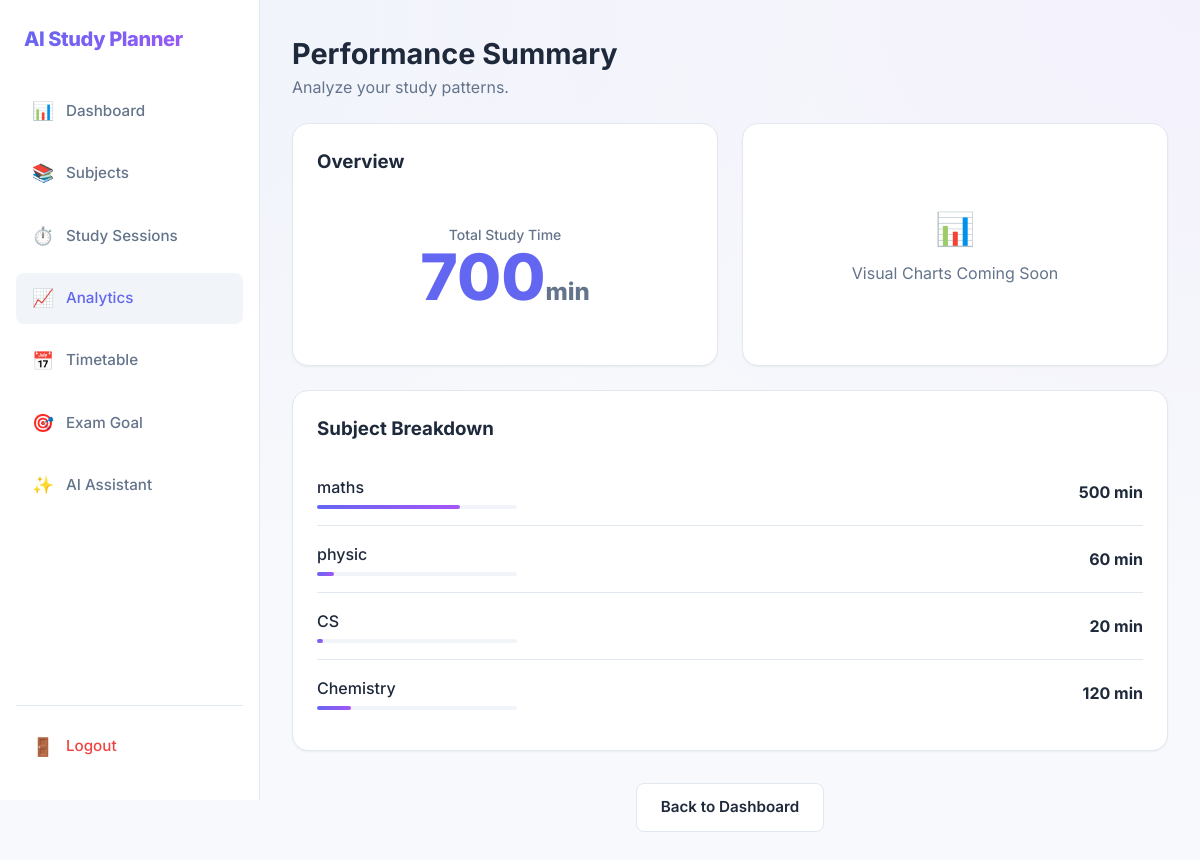
Screenshot of /summary (signed in) with the database file from the repository.
### models/subject.py (models this page shows)
class Subject(db.Model):
    id = db.Column(db.Integer, primary_key=True)
    user_id = db.Column(db.Integer, db.ForeignKey('user.id'))
    name = db.Column(db.String(100), nullable=False)
    difficulty = db.Column(db.String(20), nullable=False)

### models/session.py (models this page shows)
class StudySession(db.Model):
    id = db.Column(db.Integer, primary_key=True)
    user_id = db.Column(db.Integer, db.ForeignKey('user.id'))
    subject_id = db.Column(db.Integer, db.ForeignKey('subject.id'), nullable=False)
    duration = db.Column(db.Integer, nullable=False)
    date = db.Column(db.Date, default=date.today, nullable=False)

### app.py (the view)
@app.route("/summary")
@login_required
def summary():
    user_id = session["user_id"]
    subjects = Subject.query.filter_by(user_id=user_id).all()
    sessions = StudySession.query.filter_by(user_id=user_id).all()
    detailed_sessions = []
    subject_breakdown = {}
    for s in sessions:
        subject = Subject.query.get(s.subject_id)
        name = subject.name if subject else "Unknown"
        detailed_sessions.append({
            "subject_name": name,
            "duration": s.duration
        })
        if name in subject_breakdown:
            subject_breakdown[name] += s.duration
        else:
            subject_breakdown[name] = s.duration
    total_time = sum(s.duration for s in sessions)
    return render_template(
        "summary.html",
        subjects=subjects,
        sessions=detailed_sessions,
        total_minutes=total_time,
        subject_breakdown=subject_breakdown
    )

### app.py (called while the page is built)
def login_required(f):
    @wraps(f)
    def wrapper(*args, **kwargs):
        if "user_id" not in session:
            return redirect(url_for("login"))
        return f(*args, **kwargs)
    return wrapper

### templates/summary.html (shortened to what this page needs)
<!DOCTYPE html>
<html lang="en">
<head>
  <link rel="stylesheet" href="{{ url_for('static', filename='saas-theme.css') }}">
</head>
<body>
  <div class="layout-container">
    <aside class="sidebar">
      <div style="padding: 0 var(--sp-2) var(--sp-8);">
        <h2 class="logo-text" style="font-size: 1.25rem;">AI Study Planner</h2>
      </div>
      <nav class="flex-col flex gap-2">
        <a href="{{ url_for('dashboard') }}" class="nav-item">
          <span class="nav-icon">📊</span> Dashboard
        </a>
        <a href="{{ url_for('subject_page') }}" class="nav-item">
          <span class="nav-icon">📚</span> Subjects
        </a>
        <a href="{{ url_for('session_page') }}" class="nav-item">
          <span class="nav-icon">⏱️</span> Study Sessions
        </a>
        <a href="{{ url_for('summary') }}" class="nav-item active">
          <span class="nav-icon">📈</span> Analytics
        </a>
        <a href="{{ url_for('timetable') }}" class="nav-item">
          <span class="nav-icon">📅</span> Timetable
        </a>
        <a href="{{ url_for('set_goal') }}" class="nav-item">
          <span class="nav-icon">🎯</span> Exam Goal
        </a>
        <a href="{{ url_for('assistant') }}" class="nav-item"><span class="nav-icon">✨</span> AI Assistant</a>
      </nav>
      <div style="margin-top: auto; padding-top: var(--sp-4); border-top: 1px solid var(--border-light);">
        <a href="{{ url_for('logout') }}" class="nav-item" style="color: #ef4444;">
          <span class="nav-icon">🚪</span> Logout
        </a>
      </div>
    </aside>
    <main class="main-content">
      <header class="section-header">
        <div>
          <h1 style="font-size: 1.8rem; font-weight: 700;">Performance Summary</h1>
          <p class="text-muted">Analyze your study patterns.</p>
        </div>
      </header>
      <div style="display: grid; grid-template-columns: 1fr 1fr; gap: var(--sp-6);">
        <div class="summary-card">
          <h3 class="font-bold" style="margin-bottom: var(--sp-4);">Overview</h3>
          <div style="text-align: center; padding: 2rem 0;">
            <div class="text-muted text-sm font-medium uppercase tracking-wider">Total Study Time</div>
            <div style="font-size: 4rem; font-weight: 800; color: var(--primary-color); line-height: 1;">
              {{ total_minutes }}<span style="font-size: 1.5rem; color: var(--text-muted);">min</span>
            </div>
          </div>
        </div>
        <div class="summary-card glass-card"
          style="display: flex; align-items: center; justify-content: center; min-height: 200px;">
          <div class="text-center text-muted">
            <span style="font-size: 2rem; display: block; margin-bottom: 0.5rem;">📊</span>
            <p>Visual Charts Coming Soon</p>
          </div>
        </div>
        <div class="summary-card" style="grid-column: span 2;">
          <h3 class="font-bold" style="margin-bottom: var(--sp-4);">Subject Breakdown</h3>
          {% for subject, minutes in subject_breakdown.items() %}
          <div class="subject-breakdown-item">
            <div>
              <div class="font-medium">{{ subject }}</div>
              <div style="width: 200px; height: 4px; background: #f1f5f9; border-radius: 4px; margin-top: 6px;">
                <div
                  style="height: 100%; width: {{ (minutes / total_minutes * 100) if total_minutes > 0 else 0 }}%; background: var(--primary-gradient); border-radius: 4px;">
                </div>
              </div>
            </div>
            <div class="font-bold">{{ minutes }} min</div>
          </div>
          {% else %}
          <div class="text-center text-muted" style="padding: 2rem;">No data available.</div>
          {% endfor %}
        </div>
      </div>
      <div style="margin-top: var(--sp-8); text-align: center;">
        <a href="{{ url_for('dashboard') }}" class="btn btn-secondary">Back to Dashboard</a>
      </div>
    </main>
  </div>
</body>
</html>

### static/saas-theme.css (style rules this page uses)
:root { --bg-body: #f7f9fc; --bg-surface: #ffffff; --bg-glass: rgba(255, 255, 255, 0.7); --primary-gradient: linear-gradient(135deg, #6366f1 0%, #a855f7 100%); --primary-color: #6366f1; --primary-hover: #4f46e5; --text-main: #1e293b; --text-muted: #64748b; --text-light: #94a3b8; --border-light: #e2e8f0; --border-hover: #cbd5e1; --shadow-sm: 0 1px 2px 0 rgba(0, 0, 0, 0.05); --shadow-md: 0 4px 6px -1px rgba(0, 0, 0, 0.05), 0 2px 4px -1px rgba(0, 0, 0, 0.03); --shadow-lg: 0 10px 15px -3px rgba(0, 0, 0, 0.05), 0 4px 6px -2px rgba(0, 0, 0, 0.025); --shadow-card: 0 20px 25px -5px rgba(0, 0, 0, 0.05), 0 10px 10px -5px rgba(0, 0, 0, 0.02); --radius-sm: 0.375rem; --radius-md: 0.5rem; --radius-lg: 0.75rem; --radius-xl: 1rem; --radius-2xl: 1.5rem; --sp-1: 0.25rem; --sp-2: 0.5rem; --sp-3: 0.75rem; --sp-4: 1rem; --sp-6: 1.5rem; --sp-8: 2rem; --sp-12: 3rem; }
* { box-sizing: border-box; margin: 0; padding: 0; }
body { font-family: 'Inter', sans-serif; background-color: var(--bg-body); background-image: radial-gradient(at 0% 0%, rgba(99, 102, 241, 0.05) 0px, transparent 50%), radial-gradient(at 100% 0%, rgba(168, 85, 247, 0.05) 0px, transparent 50%); color: var(--text-main); line-height: 1.5; -webkit-font-smoothing: antialiased; min-height: 100vh; }
a { color: var(--primary-color); text-decoration: none; transition: color 0.2s; }
.flex { display: flex; }
.flex-col { flex-direction: column; }
.gap-2 { gap: var(--sp-2); }
.text-center { text-align: center; }
.text-sm { font-size: 0.875rem; }
.font-bold { font-weight: 700; }
.font-medium { font-weight: 500; }
.text-muted { color: var(--text-muted); }
.glass-card { background: var(--bg-glass); backdrop-filter: blur(12px); -webkit-backdrop-filter: blur(12px); border: 1px solid rgba(255, 255, 255, 0.5); box-shadow: var(--shadow-lg); border-radius: var(--radius-xl); }
.btn { display: inline-flex; align-items: center; justify-content: center; padding: 0.75rem 1.5rem; font-weight: 600; border-radius: var(--radius-md); cursor: pointer; transition: all 0.2s; border: none; font-size: 0.95rem; }
.btn-secondary { background: white; border: 1px solid var(--border-light); color: var(--text-main); }
.logo-text { font-size: 1.5rem; font-weight: 800; background: var(--primary-gradient); -webkit-background-clip: text; background-clip: text; -webkit-text-fill-color: transparent; letter-spacing: -0.02em; }

### templates/summary.html (style rules this page uses)
.layout-container { display: flex; min-height: 100vh; }
.sidebar { width: 260px; background: var(--bg-surface); border-right: 1px solid var(--border-light); padding: var(--sp-6) var(--sp-4); display: flex; flex-direction: column; position: sticky; top: 0; height: 100vh; }
.main-content { flex: 1; padding: var(--sp-8); max-width: 1400px; }
.nav-item { display: flex; align-items: center; padding: var(--sp-3) var(--sp-4); color: var(--text-muted); border-radius: var(--radius-md); margin-bottom: var(--sp-1); font-weight: 500; font-size: 0.95rem; }
.nav-item:hover, .nav-item.active { background-color: #f1f5f9; color: var(--primary-color); }
.nav-icon { margin-right: var(--sp-3); font-size: 1.1rem; }
.section-header { display: flex; justify-content: space-between; align-items: center; margin-bottom: var(--sp-6); }
.summary-card { background: var(--bg-surface); border-radius: var(--radius-xl); padding: var(--sp-6); border: 1px solid var(--border-light); box-shadow: var(--shadow-sm); }
.subject-breakdown-item { display: flex; align-items: center; justify-content: space-between; padding: var(--sp-4) 0; border-bottom: 1px solid var(--border-light); }
.subject-breakdown-item:last-child { border-bottom: none; }

### rows the page displays
Subject: subject_breakdown "maths"
StudySession: subject_breakdown "500"
Subject: name "physic", {{ (minutes / total_minutes * 100) if total_minutes > 0 else 0 }} 8.571428571428571 (drawn), minutes "60"
Subject: name "CS", {{ (minutes / total_minutes * 100) if total_minutes > 0 else 0 }} 2.857142857142857 (drawn), minutes "20"
Subject: name "Chemistry", {{ (minutes / total_minutes * 100) if total_minutes > 0 else 0 }} 17.142857142857142 (drawn), minutes "120"

### other values shown
{{ total_minutes }} "700"
